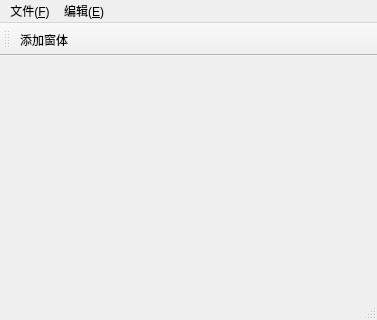
<?xml version="1.0" encoding="UTF-8"?>
<ui version="4.0">
 <class>MainWindow</class>
 <widget class="QMainWindow" name="MainWindow">
  <property name="geometry">
   <rect>
    <x>0</x>
    <y>0</y>
    <width>377</width>
    <height>320</height>
   </rect>
  </property>
  <property name="windowTitle">
   <string>MainWindow</string>
  </property>
  <widget class="QWidget" name="centralwidget">
   <widget class="QWidget" name="gridLayoutWidget">
    <property name="geometry">
     <rect>
      <x>9</x>
      <y>9</y>
      <width>371</width>
      <height>231</height>
     </rect>
    </property>
    <layout class="QGridLayout" name="MaingridLayout"/>
   </widget>
  </widget>
  <widget class="QStatusBar" name="statusbar"/>
  <widget class="QToolBar" name="toolBar">
   <property name="windowTitle">
    <string>toolBar</string>
   </property>
   <attribute name="toolBarArea">
    <enum>TopToolBarArea</enum>
   </attribute>
   <attribute name="toolBarBreak">
    <bool>false</bool>
   </attribute>
   <addaction name="addWinAction"/>
  </widget>
  <widget class="QMenuBar" name="menuBar">
   <property name="geometry">
    <rect>
     <x>0</x>
     <y>0</y>
     <width>377</width>
     <height>23</height>
    </rect>
   </property>
   <widget class="QMenu" name="menu_F">
    <property name="title">
     <string>文件(&amp;F)</string>
    </property>
    <addaction name="fileOpenAction"/>
    <addaction name="fileNewAction"/>
    <addaction name="fileSaveAction"/>
    <addaction name="fileCloseAction"/>
   </widget>
   <widget class="QMenu" name="menu_E">
    <property name="title">
     <string>编辑(&amp;E)</string>
    </property>
   </widget>
   <addaction name="menu_F"/>
   <addaction name="menu_E"/>
  </widget>
  <action name="fileOpenAction">
   <property name="checkable">
    <bool>false</bool>
   </property>
   <property name="checked">
    <bool>false</bool>
   </property>
   <property name="enabled">
    <bool>true</bool>
   </property>
   <property name="text">
    <string>打开</string>
   </property>
   <property name="toolTip">
    <string>打开</string>
   </property>
   <property name="shortcut">
    <string>Alt+O</string>
   </property>
  </action>
  <action name="fileNewAction">
   <property name="text">
    <string>新建</string>
   </property>
   <property name="toolTip">
    <string>新建</string>
   </property>
   <property name="shortcut">
    <string>Alt+N</string>
   </property>
  </action>
  <action name="fileCloseAction">
   <property name="text">
    <string>关闭</string>
   </property>
   <property name="toolTip">
    <string>关闭</string>
   </property>
   <property name="shortcut">
    <string>Alt+C</string>
   </property>
  </action>
  <action name="addWinAction">
   <property name="text">
    <string>添加窗体</string>
   </property>
   <property name="toolTip">
    <string>添加窗体</string>
   </property>
  </action>
  <action name="fileSaveAction">
   <property name="text">
    <string>保存</string>
   </property>
   <property name="toolTip">
    <string>保存</string>
   </property>
   <property name="shortcut">
    <string>Ctrl+S</string>
   </property>
  </action>
 </widget>
 <resources/>
 <connections/>
</ui>
